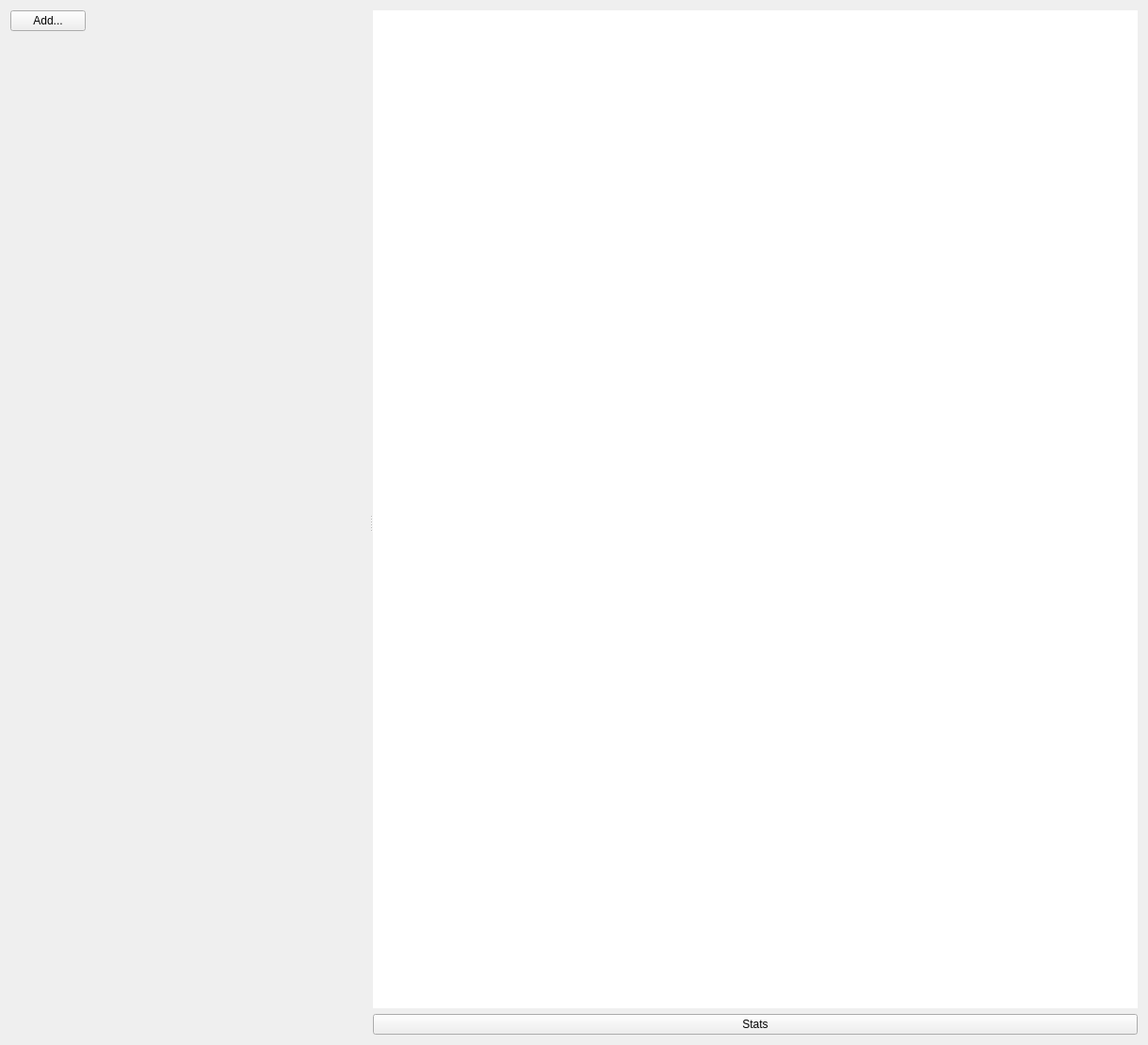
<?xml version="1.0" encoding="UTF-8"?>
<ui version="4.0">
 <class>NodesManagementWidget</class>
 <widget class="QWidget" name="NodesManagementWidget">
  <property name="geometry">
   <rect>
    <x>0</x>
    <y>0</y>
    <width>1219</width>
    <height>1110</height>
   </rect>
  </property>
  <property name="windowTitle">
   <string>Form</string>
  </property>
  <layout class="QVBoxLayout" name="verticalLayout_2">
   <item>
    <widget class="QSplitter" name="splitter">
     <property name="orientation">
      <enum>Qt::Orientation::Horizontal</enum>
     </property>
     <widget class="QWidget" name="layoutWidget">
      <layout class="QGridLayout" name="gridLayout_3">
       <item row="1" column="0">
        <widget class="MultiView" name="widgetIncommingNodes" native="true">
         <property name="sizePolicy">
          <sizepolicy hsizetype="Preferred" vsizetype="Expanding">
           <horstretch>0</horstretch>
           <verstretch>0</verstretch>
          </sizepolicy>
         </property>
        </widget>
       </item>
       <item row="1" column="1">
        <widget class="MultiView" name="widgetActiveNodes" native="true">
         <property name="sizePolicy">
          <sizepolicy hsizetype="Preferred" vsizetype="Expanding">
           <horstretch>0</horstretch>
           <verstretch>0</verstretch>
          </sizepolicy>
         </property>
        </widget>
       </item>
       <item row="0" column="0" colspan="2">
        <layout class="QHBoxLayout" name="horizontalLayout_5">
         <item>
          <widget class="QPushButton" name="pushButtonAddLocal">
           <property name="text">
            <string>Add...</string>
           </property>
          </widget>
         </item>
         <item>
          <spacer name="horizontalSpacer">
           <property name="orientation">
            <enum>Qt::Orientation::Horizontal</enum>
           </property>
           <property name="sizeHint" stdset="0">
            <size>
             <width>40</width>
             <height>20</height>
            </size>
           </property>
          </spacer>
         </item>
        </layout>
       </item>
      </layout>
     </widget>
     <widget class="QWidget" name="layoutWidget2">
      <layout class="QVBoxLayout" name="verticalLayout">
       <item>
        <widget class="QPlainTextEdit" name="plainTextEditSummary">
         <property name="sizePolicy">
          <sizepolicy hsizetype="Minimum" vsizetype="Expanding">
           <horstretch>0</horstretch>
           <verstretch>0</verstretch>
          </sizepolicy>
         </property>
         <property name="autoFillBackground">
          <bool>false</bool>
         </property>
         <property name="frameShape">
          <enum>QFrame::Shape::NoFrame</enum>
         </property>
         <property name="frameShadow">
          <enum>QFrame::Shadow::Plain</enum>
         </property>
         <property name="lineWidth">
          <number>0</number>
         </property>
         <property name="readOnly">
          <bool>true</bool>
         </property>
         <property name="backgroundVisible">
          <bool>false</bool>
         </property>
        </widget>
       </item>
       <item>
        <widget class="QPushButton" name="pushButtonShowStats">
         <property name="text">
          <string>Stats</string>
         </property>
        </widget>
       </item>
      </layout>
     </widget>
    </widget>
   </item>
  </layout>
  <action name="actionAddAgent">
   <property name="icon">
    <iconset resource="../../libres/resources/icons.qrc">
     <normaloff>:/icons/app/window/agent.svg</normaloff>:/icons/app/window/agent.svg</iconset>
   </property>
   <property name="text">
    <string>Agent</string>
   </property>
   <property name="toolTip">
    <string>Instanciate an agent</string>
   </property>
   <property name="menuRole">
    <enum>QAction::MenuRole::NoRole</enum>
   </property>
  </action>
  <action name="actionAddRemote">
   <property name="icon">
    <iconset resource="../../libres/resources/icons.qrc">
     <normaloff>:/icons/app/window/remote.svg</normaloff>:/icons/app/window/remote.svg</iconset>
   </property>
   <property name="text">
    <string>Remote</string>
   </property>
   <property name="toolTip">
    <string>Instanciate a remote</string>
   </property>
   <property name="menuRole">
    <enum>QAction::MenuRole::NoRole</enum>
   </property>
  </action>
 </widget>
 <customwidgets>
  <customwidget>
   <class>MultiView</class>
   <extends>QWidget</extends>
   <header location="global">hub/MultiView.hpp</header>
   <container>1</container>
  </customwidget>
 </customwidgets>
 <resources>
  <include location="../../libres/resources/icons.qrc"/>
 </resources>
 <connections>
  <connection>
   <sender>pushButtonAddLocal</sender>
   <signal>clicked()</signal>
   <receiver>NodesManagementWidget</receiver>
   <slot>showAddLocal()</slot>
   <hints>
    <hint type="sourcelabel">
     <x>150</x>
     <y>23</y>
    </hint>
    <hint type="destinationlabel">
     <x>609</x>
     <y>554</y>
    </hint>
   </hints>
  </connection>
  <connection>
   <sender>actionAddAgent</sender>
   <signal>triggered()</signal>
   <receiver>NodesManagementWidget</receiver>
   <slot>addLocalAgent()</slot>
   <hints>
    <hint type="sourcelabel">
     <x>-1</x>
     <y>-1</y>
    </hint>
    <hint type="destinationlabel">
     <x>609</x>
     <y>554</y>
    </hint>
   </hints>
  </connection>
  <connection>
   <sender>actionAddRemote</sender>
   <signal>triggered()</signal>
   <receiver>NodesManagementWidget</receiver>
   <slot>addLocalRemote()</slot>
   <hints>
    <hint type="sourcelabel">
     <x>-1</x>
     <y>-1</y>
    </hint>
    <hint type="destinationlabel">
     <x>609</x>
     <y>554</y>
    </hint>
   </hints>
  </connection>
 </connections>
 <slots>
  <slot>showAddLocal()</slot>
  <slot>addLocalAgent()</slot>
  <slot>addLocalRemote()</slot>
 </slots>
</ui>
